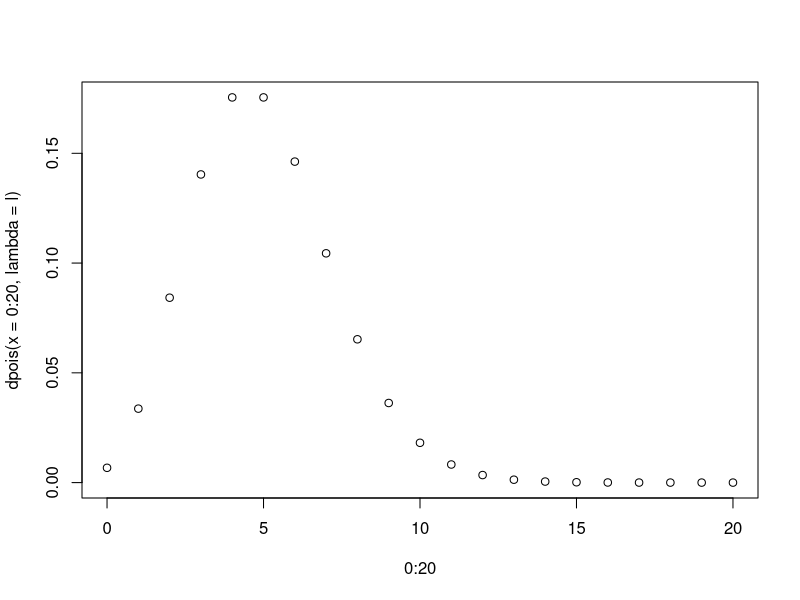
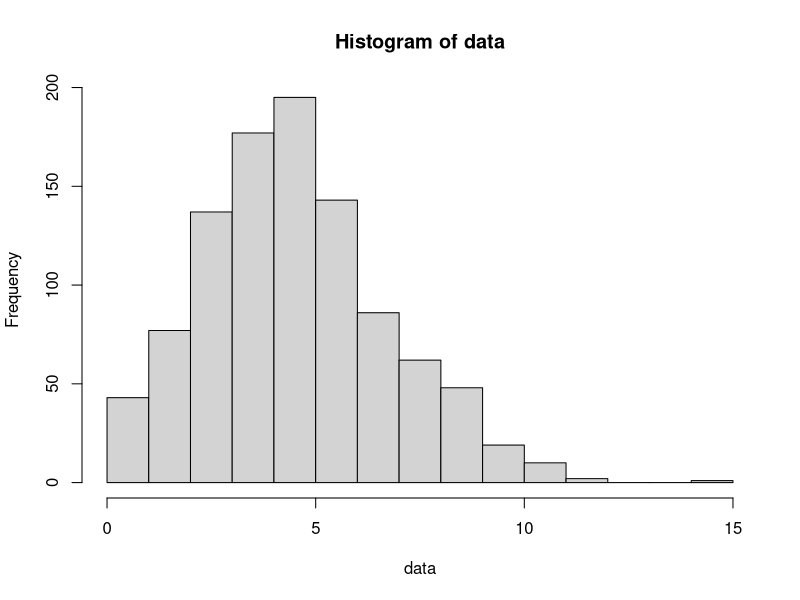
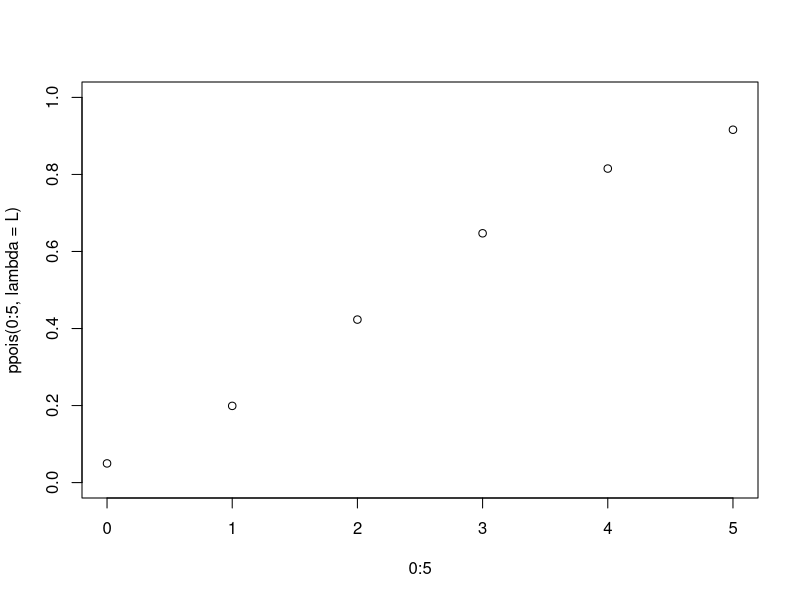

Write the R code that produced these figures, in order.
## ---- chunk 1
knitr::opts_chunk$set(echo = TRUE)
## ---- chunk 2
l = 5  # Lamda = media o valore esperado
dpois(x= 0:10,lambda = l) #Distribucion de las probabilidades de 0 a 10 paginas 
plot(0:20, dpois(x = 0:20, lambda = l)) #Calculamos la Distribucion de las probabilidades de 0 a 20 paginas

ppois(0:20, l) #Distribucion de probabilidad acumulada 
qpois(0.5, 5)  #Mediana de una poisson, que esta es el mismo valor de la lamda o media

#Tomamos una 1000 paginas de manera aleatoria y calculamos la probabilidad de numero de errores por cada una
rpois(1000, lambda = l) -> data
#Con los 1000 datos aleatorios ahora graficamos con un histigrama esos resultados
hist(data)
## ---- chunk 3
L= 3 #Promedio de eventos
X= 2 #Numero de exitos que suceden 
dpois(x=X,lambda = L)
dpois(0:5, lambda = L) #Distribucion de probabilidad acumulada 
plot(0:5, ppois(0:5, lambda = L),ylim=c(0,1)) #Distribucion de probabilidad acumulada 
